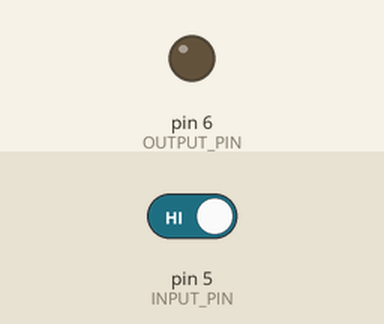
This sketch was run on a simulated Arduino Uno, built with avr-gcc and run on an emulated ATmega328P. Shown: output pins drawn as LEDs (lit = HIGH). Dashed ring = blinking. The test bench sets the inputs (shaded band); at power-on: pin 5 (INPUT_PIN) HIGH.

Above: at 1.2 s.
1.3 s: pin 5 (INPUT_PIN) driven LOW
At 1.49 s:
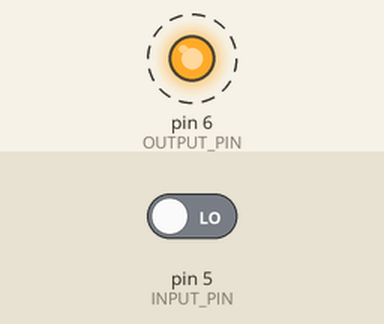
4.3 s: pin 5 (INPUT_PIN) driven HIGH
At 6.3 s:
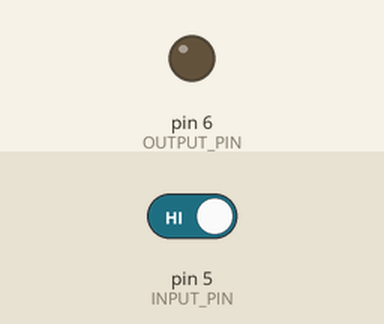
Timing chart, 0 to 7.8 s (numbered marks = the images above; inputs shaded):
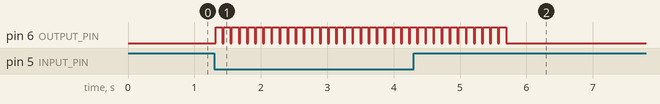

Measured:
- after the input at 1.3 s, pin 6 (OUTPUT_PIN): alternates HIGH for 0.10 s and LOW for 0.02 s, starting at once
- after the input at 4.3 s, pin 6 (OUTPUT_PIN): goes on until 5.7 s, then stays LOW

The sketch:

PulseGenerator.ino
```cpp
#include "configuration.h"

bool input_activation, input_flag, pulse_state;
#if (DEBOUNCE == 1)
unsigned long input_timer;
#endif
unsigned long pulse_timer;
byte counter;

void setup()
{
  pinMode(INPUT_PIN, INPUT);
  pinMode(OUTPUT_PIN, OUTPUT);
}

void loop()
{
  button_tick();
  change_pin_state();
}

void button_tick()
{
#if (INPUT_TYPE == 1)
  bool input_state = !digitalRead(INPUT_PIN);
#elif (INPUT_TYPE == 0)
  bool input_state = digitalRead(INPUT_PIN);
#endif

#if (DEBOUNCE == 1)
  if (input_state && !input_flag && (millis() - input_timer > INPUT_DELAY))
  {
    input_flag = true;
    input_timer = millis();
  }
#elif (DEBOUNCE == 0)
  input_flag = true;
#endif

#if (WAITING_FOR_THE_END == 0)
  if (!input_state && input_flag)
  {
    input_flag = false;
#if (DEBOUNCE == 1)
    input_timer = millis();
#endif
    input_activation = true;
    pulse_timer = millis();
    pulse_state = 0;
    counter = 1;
  }
#elif (WAITING_FOR_THE_END == 1)
  if (!input_state && input_flag && !input_activation)
  {
    input_flag = false;
#if (DEBOUNCE == 1)
    input_timer = millis();
#endif
    input_activation = true;
    pulse_timer = millis();
    pulse_state = 0;
    counter = 1;
  }
#endif
}

void change_pin_state()
{
  if (input_activation)
  {
    if (counter > PULSES_AMOUNT)
    {
      input_activation = 0;
      counter = 1;
    }
    else
    {
      if (pulse_state == 0 && millis() - pulse_timer > OUTPUT_ACTIVE_DELAY)
      {
        pulse_state = 1;
        pulse_timer = millis();
      }
      else if (pulse_state == 1 && millis() - pulse_timer > OUTPUT_PAUSE_DELAY)
      {
        pulse_state = 0;
        pulse_timer = millis();
        counter++;
      }
    }
  }
  digitalWrite(OUTPUT_PIN, pulse_state);
}
```

configuration.h
```cpp
#ifndef CONFIG
#define CONFIG

#define INPUT_PIN 5            // входной пин
#define OUTPUT_PIN 6           // выходной пин
#define INPUT_TYPE 0           // тип входного сигнала, при котором надо срабатывать (0-низкий лог уровень, 1-высокий лог уровень)
#define DEBOUNCE 0             // использовать режим подавления дребезга  контактов (актуален, если используется кнопка)
#define INPUT_DELAY 0          // сколько должен просуществовать сигнал на входе(миллисек), чтобы начать генерировать сигнал на выходе
#define OUTPUT_PAUSE_DELAY 100 // задержка выходного пина в выключенном состоянии (миллисек)
#define OUTPUT_ACTIVE_DELAY 20 // задержка выходного пина во включенно состоянии (миллисек)
#define PULSES_AMOUNT 12       // количеств импульсов на выходе
#define WAITING_FOR_THE_END 1  // игнорировать изменение состояния кнопки, пока генерируются сигналы на выходе (1-да, 0-нет) \
                               // лучше не отключать, когда выключен антидребезг

#endif
```
